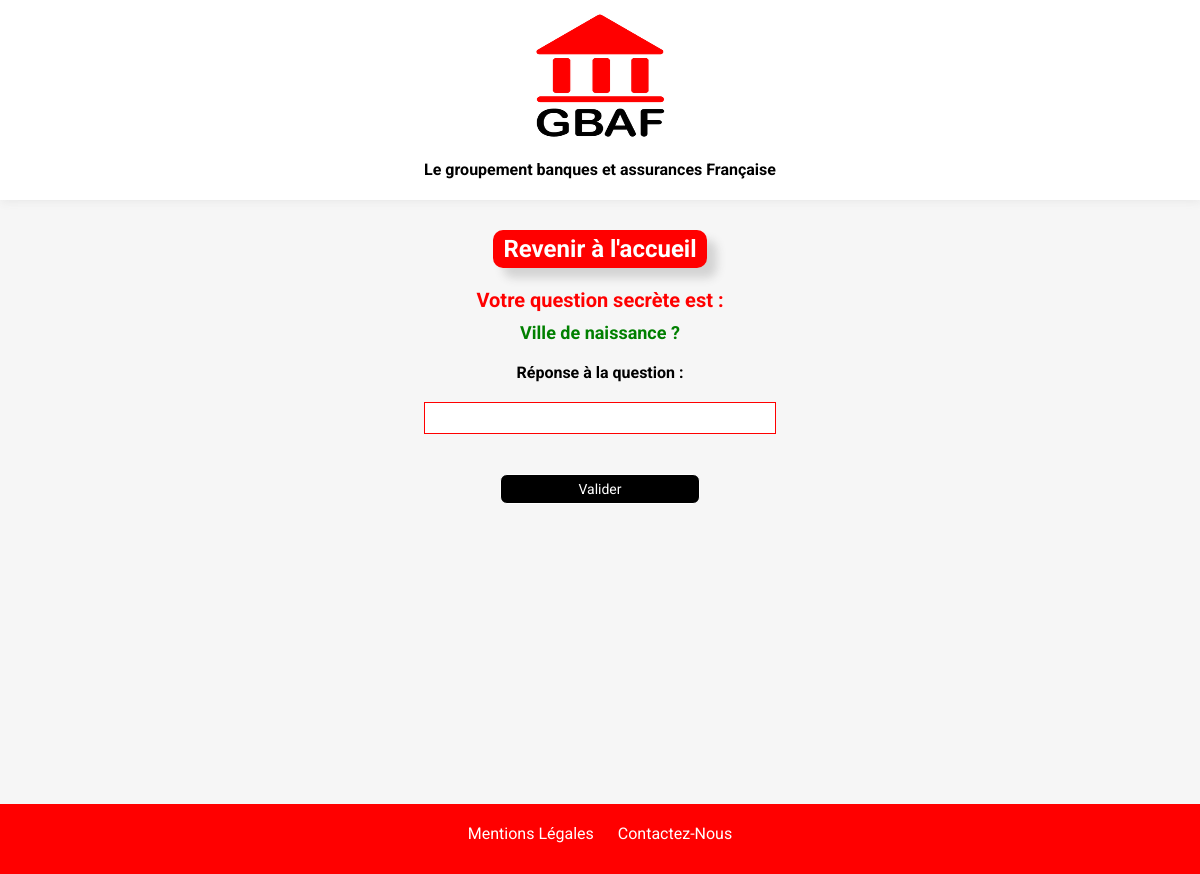
Page /answer.php?id=19 on the earlier database version.
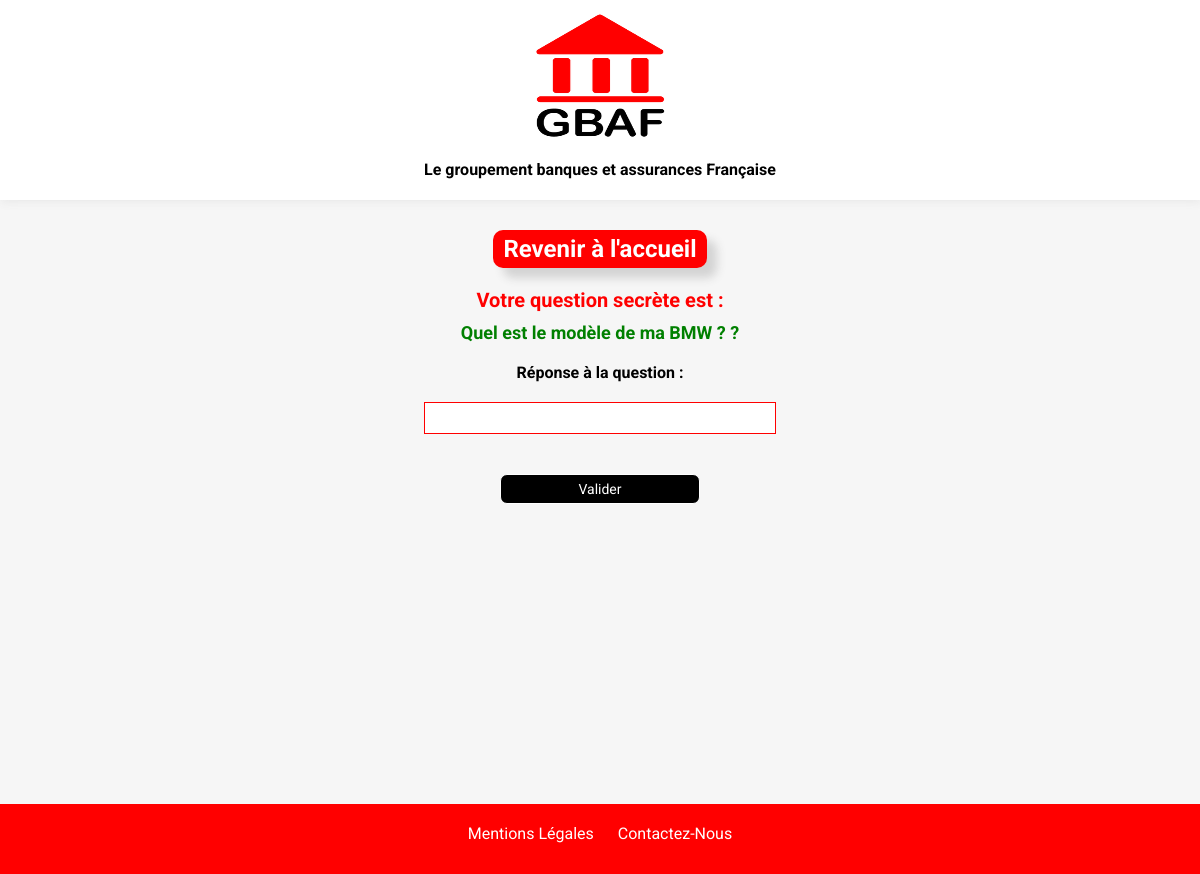
Same page on the later database version.
### tables this page shows
CREATE TABLE `utilisateurs` (
  `id_user` int(11) NOT NULL,
  `date_inscription` datetime NOT NULL DEFAULT CURRENT_TIMESTAMP,
  `nom` varchar(255) NOT NULL,
  `prenom` varchar(255) NOT NULL,
  `username` varchar(255) NOT NULL,
  `password` varchar(255) NOT NULL,
  `question` varchar(255) NOT NULL,
  `reponse` varchar(255) NOT NULL
);

### answer.php (the view, shortened to what this page needs)
<?php require('include/database.php');?>
<!doctype html>
<html lang="fr">
  <head>
    <link type="text/css" rel="stylesheet" href="css/hcstyles.css" />
    <link type="text/css" rel="stylesheet" href="css/hcstylesmobiles.css" />
    <link type="text/css" rel="stylesheet" href="css/hctablettestyle.css" />
  </head>
  <body>
    <?php require('include/headerindex.php')?>
    <main id="connexion">
      <div class="container">
        <h2 class="bouton_page"><a href="index.php">Revenir à l'accueil</a></h2>
      </div>
      <div class="container">
        <div class="form">
          <form method="post">
            <p class="Qsecrete">Votre question secrète est :</p>
            <?php
              $answer = $bdd -> prepare('SELECT * FROM utilisateurs WHERE id_user = ?');
              $answer -> execute(array($_GET['id']));
              $myAnswer = $answer->fetch();
              echo "<span style='color:green; font-weight:bold; font-size:18px;'>" .$myAnswer['question']. " ?</span>";
              ?>
            <label for="reponse">Réponse à la question :</label>
            <input type="text" id="reponse" name="reponse">
            <br/>
            <input class="bouton_renvoyer" type="submit" value="Valider" name="valideForm">
          </form>
        </div>
      </div>
    </main>
    <?php require('include/footer.php')?>
  </body>
</html>

Differences in the rows shown:
changed utilisateurs: question "Ville de naissance" → "Quel est le modèle de ma BMW ?"
